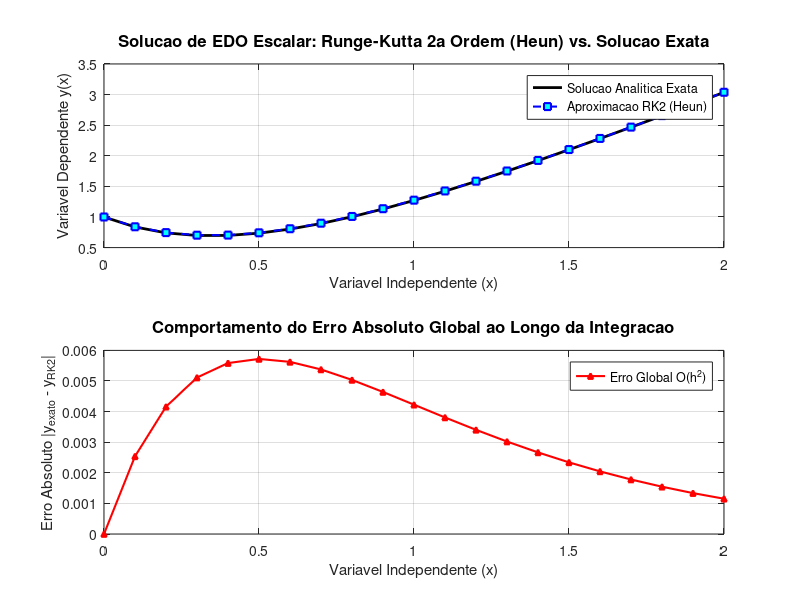

MATLAB code for this plot:
% =========================================================================
% UNIVERSIDADE DE BRASÍLIA / CÁLCULO NUMÉRICO / COMPUTAÇÃO CIENTÍFICA
% SCRIPT: rk2_individual.m
% OBJETIVO: Resolução de EDO Escalar via Runge-Kutta 2ª Ordem (Heun)
% AUTOR ORIGINAL: Davi Monteiro Alves
% REFATORAÇÃO: Engenharia Matemática e Especialista em Computação Científica
% =========================================================================
%
% 1. O QUE CALCULA:
%    Aproxima a solucao de um Problema de Valor Inicial (PVI) para uma
%    Equacao Diferencial Ordinaria (EDO) escalar de primeira ordem:
%              dy/dx = f(x, y),   com condicao inicial y(x0) = y0
%
%    Fundamentacao teorica:
%    O metodo de Runge-Kutta de 2a ordem (Heun) e um algoritmo preditor-corretor
%    baseado na expansao em Serie de Taylor ate termos de segunda ordem:
%          y(x + h) = y(x) + h * y'(x) + (h^2 / 2) * y''(x) + O(h^3)
%    Pela regra da cadeia, y''(x) = df/dx + (df/dy) * f.
%    O metodo calcula duas inclinacoes estrategicas no intervalo [x_i, x_i + h]:
%       1) Inclinacao no inicio do subintervalo (Euler):
%             k1 = f(x_i, y_i)
%       2) Estimativa preditora no final do subintervalo:
%             y_pred = y_i + h * k1
%       3) Inclinacao no final do subintervalo avaliada com o valor predito:
%             k2 = f(x_i + h, y_pred)
%       4) Atualizacao corretora ponderada (Regra Trapezoidal das inclinacoes):
%             y_{i+1} = y_i + (h / 2) * (k1 + k2)
%    O erro local de truncamento por passo e O(h^3), e o erro global e O(h^2).
%
% 2. O QUE ENTREGA:
%    - Vetor com os pontos da malha discretizada x.
%    - Vetor com as aproximacoes calculadas da solucao y(x).
%    - Vetor com os valores analiticos exatos (quando fornecidos para comparacao).
%    - Vetores de erro absoluto e erro relativo percentual a cada passo.
%    - Vetores com os coeficientes de inclinacao k1 e k2 gerados.
%    - Relatorio tabular impresso no terminal com alinhamento rigoroso.
%    - Grafico comparativo da solucao numerica versus solucao exata e evolucao do erro.
%
% 3. O QUE PRECISA TER (PARAMETROS DE ENTRADA):
%    - funcao_derivada_f: funcao anonima f(x, y) que expressa dy/dx.
%    - coordenada_inicial_x0: ponto inicial do dominio de integracao.
%    - coordenada_final_xf: ponto final do dominio de integracao.
%    - condicao_inicial_y0: valor inicial da solucao em x0, y(x0) = y0.
%    - tamanho_passo_h: largura uniforme de cada passo de integracao.
%
% 4. EXEMPLO DE USO E RESULTADO ESPERADO:
%    PVI: dy/dx = -2*y + 4*x,   com y(0) = 1, h = 0.1 no intervalo [0, 2]
%    Solucao analitica exata: y(x) = 2*x - 1 + 2*exp(-2*x)
%    Em x = 0.1:
%       k1 = f(0, 1) = -2(1) + 4(0) = -2.0000
%       y_pred = 1 + 0.1*(-2.0000) = 0.8000
%       k2 = f(0.1, 0.8) = -2(0.8) + 4(0.1) = -1.2000
%       y(0.1) = 1 + 0.05*(-2.0000 + -1.2000) = 0.840000 (Exato = 0.837462)
%       Erro absoluto = 0.002538 (Erro relativo = 0.303 %)
% =========================================================================

% -------------------------------------------------------------------------
% ETAPA 0: LIMPEZA DO AMBIENTE DE EXECUCAO
% -------------------------------------------------------------------------
% Limpa o terminal de saida
clc;
% Esvazia o espaco de variaveis da memoria
clear all;
% Fecha janelas graficas abertas
close all;

% -------------------------------------------------------------------------
% ETAPA 1: DEFINICAO DOS PARAMETROS DE ENTRADA DO PVI
% -------------------------------------------------------------------------
% Funcao da equacao diferencial ordinaria dy/dx = f(x, y)
funcao_derivada_f = @(coordenada_x, coordenada_y) (-2.0 * coordenada_y + 4.0 * coordenada_x);

% Solucao analitica exata para afericao de precisao e calculo do erro real
funcao_solucao_analitica_exata = @(coordenada_x) (2.0 * coordenada_x - 1.0 + 2.0 * exp(-2.0 * coordenada_x));

% Ponto inicial do intervalo de integracao temporal/espacial
coordenada_inicial_x0 = 0.0;

% Limite superior do intervalo de integracao
coordenada_final_xf = 2.0;

% Condicao inicial conhecida da solucao y(x0) = y0
condicao_inicial_y0 = 1.0;

% Tamanho constante do incremento na variavel independente (passo h)
tamanho_passo_h = 0.1;

% -------------------------------------------------------------------------
% ETAPA 2: VALIDACAO PREVIA DE CONSISTENCIA MATEMATICA
% -------------------------------------------------------------------------
% Verifica se a coordenada final e estritamente superior a coordenada inicial
if coordenada_final_xf <= coordenada_inicial_x0
    error('Erro de validacao: A coordenada final xf deve ser estritamente maior que a inicial x0.');
end

% Verifica se o passo de integracao h e estritamente positivo
if tamanho_passo_h <= 0.0
    error('Erro de validacao: O tamanho do passo h deve ser estritamente positivo (h > 0).');
end

% Calcula e valida o numero total de subintervalos
numero_total_passos_discretizacao = round((coordenada_final_xf - coordenada_inicial_x0) / tamanho_passo_h);
if numero_total_passos_discretizacao < 1
    error('Erro de validacao: O dominio e passo configurados geram menos de um passo de integracao.');
end

% -------------------------------------------------------------------------
% ETAPA 3: ALOCACAO DE ESTRUTURAS DE MEMORIA E INICIALIZACAO
% -------------------------------------------------------------------------
% Vetor coluna para armazenar os nos da malha independente x
vetor_malha_independente_x = zeros(numero_total_passos_discretizacao + 1, 1);

% Vetor coluna para armazenar os valores aproximados de y(x) via RK2
vetor_solucao_aproximada_y = zeros(numero_total_passos_discretizacao + 1, 1);

% Vetor coluna para armazenar a solucao exata de referencia
vetor_solucao_analitica_exata_y = zeros(numero_total_passos_discretizacao + 1, 1);

% Vetor coluna para armazenar o erro absoluto em cada no da discretizacao
vetor_erro_absoluto_pontual = zeros(numero_total_passos_discretizacao + 1, 1);

% Vetor coluna para armazenar o erro relativo percentual normalizado
vetor_erro_relativo_percentual = zeros(numero_total_passos_discretizacao + 1, 1);

% Vetores de inclinacao k1 e k2 para registro e documentacao numerica
vetor_inclinacao_inicial_k1 = zeros(numero_total_passos_discretizacao, 1);
vetor_inclinacao_preditora_k2 = zeros(numero_total_passos_discretizacao, 1);

% Define as condicoes iniciais no primeiro elemento dos vetores
vetor_malha_independente_x(1) = coordenada_inicial_x0;
vetor_solucao_aproximada_y(1) = condicao_inicial_y0;
vetor_solucao_analitica_exata_y(1) = funcao_solucao_analitica_exata(coordenada_inicial_x0);
vetor_erro_absoluto_pontual(1) = 0.0;
vetor_erro_relativo_percentual(1) = 0.0;

% -------------------------------------------------------------------------
% ETAPA 4: LACO DE INTEGRACAO NUMERICA VIA RUNGE-KUTTA DE SEGUNDA ORDEM (HEUN)
% -------------------------------------------------------------------------
% Executa a marcha temporal passo a passo
for indice_passo_integracao = 1:numero_total_passos_discretizacao

    % Ponto independente no inicio do subintervalo atual
    coordenada_x_corrente = vetor_malha_independente_x(indice_passo_integracao);

    % Estimativa da variavel dependente no inicio do subintervalo atual
    valor_y_corrente = vetor_solucao_aproximada_y(indice_passo_integracao);

    % 1. Calcula a primeira inclinacao k1 no ponto de partida (x_i, y_i)
    inclinacao_inicial_k1 = funcao_derivada_f(coordenada_x_corrente, valor_y_corrente);
    vetor_inclinacao_inicial_k1(indice_passo_integracao) = inclinacao_inicial_k1;

    % 2. Executa a estimativa preditora provisoria pelo metodo de Euler no ponto avancado
    coordenada_x_avancada = coordenada_inicial_x0 + (indice_passo_integracao * tamanho_passo_h);
    estimativa_preditora_y = valor_y_corrente + tamanho_passo_h * inclinacao_inicial_k1;

    % 3. Calcula a segunda inclinacao k2 no ponto predito (x_i + h, y_pred)
    inclinacao_preditora_k2 = funcao_derivada_f(coordenada_x_avancada, estimativa_preditora_y);
    vetor_inclinacao_preditora_k2(indice_passo_integracao) = inclinacao_preditora_k2;

    % 4. Calcula a media das duas inclinacoes (Regra Trapezoidal para integracao da derivada)
    inclinacao_media_corretora = (inclinacao_inicial_k1 + inclinacao_preditora_k2) / 2.0;

    % 5. Atualiza o estado da solucao no proximo no da malha
    vetor_malha_independente_x(indice_passo_integracao + 1) = coordenada_x_avancada;
    vetor_solucao_aproximada_y(indice_passo_integracao + 1) = valor_y_corrente + tamanho_passo_h * inclinacao_media_corretora;

    % 6. Avaliacao comparativa com a solucao exata
    valor_exato_avancado = funcao_solucao_analitica_exata(coordenada_x_avancada);
    vetor_solucao_analitica_exata_y(indice_passo_integracao + 1) = valor_exato_avancado;

    % Calcula o erro absoluto pontual
    erro_absoluto_passo = abs(valor_exato_avancado - vetor_solucao_aproximada_y(indice_passo_integracao + 1));
    vetor_erro_absoluto_pontual(indice_passo_integracao + 1) = erro_absoluto_passo;

    % Calcula o erro relativo percentual
    if abs(valor_exato_avancado) > 1e-12
        vetor_erro_relativo_percentual(indice_passo_integracao + 1) = (erro_absoluto_passo / abs(valor_exato_avancado)) * 100.0;
    else
        vetor_erro_relativo_percentual(indice_passo_integracao + 1) = erro_absoluto_passo * 100.0;
    end

% Conclui a iteracao do passo
end

% -------------------------------------------------------------------------
% ETAPA 5: EXIBICAO FORMATADA DOS DADOS NUMERICOS EM TABELA
% -------------------------------------------------------------------------
fprintf('========================================================================================================\n');
fprintf('     METODO DE RUNGE-KUTTA DE 2a ORDEM (HEUN / EULER APERFEICOADO) - EDO ESCALAR INDIVIDUAL            \n');
fprintf('========================================================================================================\n');
fprintf(' Parametros: x0 = %.4f | xf = %.4f | y0 = %.4f | Passo h = %.4f | Total de Passos = %d\n', ...
        coordenada_inicial_x0, coordenada_final_xf, condicao_inicial_y0, ...
        tamanho_passo_h, numero_total_passos_discretizacao);
fprintf('--------------------------------------------------------------------------------------------------------\n');
fprintf('  Passo  |      x      |    y (RK2)    |   y (Exato)   |     k1      |     k2      |  Erro Absoluto |  Erro (%%) \n');
fprintf('--------------------------------------------------------------------------------------------------------\n');

% Exibe o ponto inicial
fprintf('  %4d   |  %9.4f  |  %11.6f  |  %11.6f  |  ---------  |  ---------  |  %12.6e  |  %8.4f %%\n', ...
        0, vetor_malha_independente_x(1), vetor_solucao_aproximada_y(1), ...
        vetor_solucao_analitica_exata_y(1), vetor_erro_absoluto_pontual(1), vetor_erro_relativo_percentual(1));

% Exibe os passos calculados
for indice_exibicao_passo = 1:numero_total_passos_discretizacao
    fprintf('  %4d   |  %9.4f  |  %11.6f  |  %11.6f  |  %9.4f  |  %9.4f  |  %12.6e  |  %8.4f %%\n', ...
            indice_exibicao_passo, ...
            vetor_malha_independente_x(indice_exibicao_passo + 1), ...
            vetor_solucao_aproximada_y(indice_exibicao_passo + 1), ...
            vetor_solucao_analitica_exata_y(indice_exibicao_passo + 1), ...
            vetor_inclinacao_inicial_k1(indice_exibicao_passo), ...
            vetor_inclinacao_preditora_k2(indice_exibicao_passo), ...
            vetor_erro_absoluto_pontual(indice_exibicao_passo + 1), ...
            vetor_erro_relativo_percentual(indice_exibicao_passo + 1));
end
fprintf('========================================================================================================\n');

% -------------------------------------------------------------------------
% ETAPA 6: GERACAO DE FIGURAS GRAFICAS COMPARATIVAS
% -------------------------------------------------------------------------
figura_grafico_rk2 = figure('Name', 'Aproximacao via Runge-Kutta 2a Ordem (Heun)', 'NumberTitle', 'off');

% Subplot superior: Comparacao de trajetoria da solucao
subplot(2, 1, 1);
plot(vetor_malha_independente_x, vetor_solucao_analitica_exata_y, 'k-', 'LineWidth', 2.0);
hold on;
plot(vetor_malha_independente_x, vetor_solucao_aproximada_y, 'b--s', 'LineWidth', 1.5, 'MarkerSize', 5, 'MarkerFaceColor', 'c');
grid on;
title('Solucao de EDO Escalar: Runge-Kutta 2a Ordem (Heun) vs. Solucao Exata', 'FontSize', 12, 'FontWeight', 'bold');
xlabel('Variavel Independente (x)', 'FontSize', 11);
ylabel('Variavel Dependente y(x)', 'FontSize', 11);
legend('Solucao Analitica Exata', 'Aproximacao RK2 (Heun)', 'Location', 'NorthEast');
hold off;

% Subplot inferior: Perfil de Erro Absoluto
subplot(2, 1, 2);
plot(vetor_malha_independente_x, vetor_erro_absoluto_pontual, 'r-^', 'LineWidth', 1.5, 'MarkerSize', 4, 'MarkerFaceColor', 'r');
grid on;
title('Comportamento do Erro Absoluto Global ao Longo da Integracao', 'FontSize', 12, 'FontWeight', 'bold');
xlabel('Variavel Independente (x)', 'FontSize', 11);
ylabel('Erro Absoluto |y_{exato} - y_{RK2}|', 'FontSize', 11);
legend('Erro Global O(h^2)', 'Location', 'NorthEast');

% =========================================================================
% FIM DO SCRIPT rk2_individual.m
% =========================================================================
